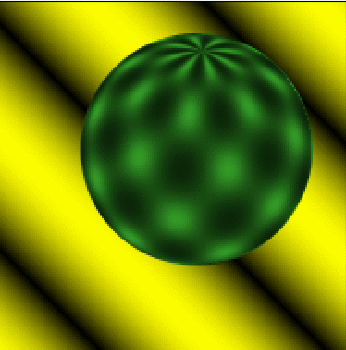
#> input picture data/frame_00_delay-1s.gif, 346 x 350 px; the run also reads 1 picture not shown here
$ python new_example.py
#> lines starting #> are read from the running program, lines starting #| are printed output that depends on the picture
import scipy
import scipy.ndimage
from scipy.signal import convolve2d
import numpy as np
import imageio
import matplotlib.pyplot as plt
import matplotlib.colors as colors
import sys


def rgb2gs(img):
    return np.dot(img[..., :3], [0.2125, 0.7154, 0.0721])


if __name__ == "__main__":
    Gx = np.reshape(np.asarray([[-1, 1], [-1, 1]]), (2, 2))  # for image 1 and image 2 in x direction
    Gy = np.reshape(np.asarray([[-1, -1], [1, 1]]), (2, 2))  # for image 1 and image 2 in y direction
    Gt1 = np.reshape(np.asarray([[-1, -1], [-1, -1]]), (2, 2))  # for 1st image
    Gt2 = np.reshape(np.asarray([[1, 1], [1, 1]]), (2, 2))  # for 2nd image
    img0_orig = rgb2gs(imageio.imread('./../data/frame_00_delay-1s.gif'))
#> in rgb2gs, `return np.dot(img[..., :3], [0.2125, 0.7154, 0.0721])`:
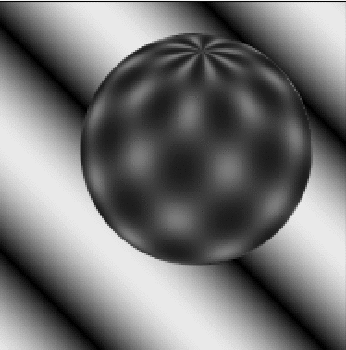
#> returned value: shape (350, 346) float64; min 1.86, max 241, mean 117.3
    img1_orig = rgb2gs(imageio.imread('./../data/frame_01_delay-1s.gif'))
    It = convolve2d(img0_orig, Gt1) + convolve2d(img1_orig, Gt2)
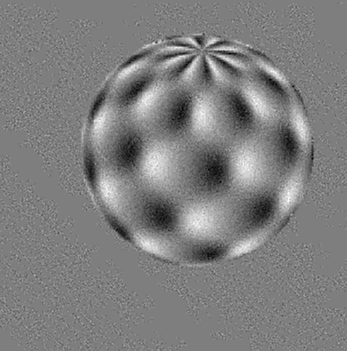
#> It: shape (351, 347) float64; min -77.63, max 78.35, mean 0.1; drawn with min black and max white

    plt.imshow(It)
    plt.show()

    plt.imshow(img1_orig - img0_orig)
    plt.show()
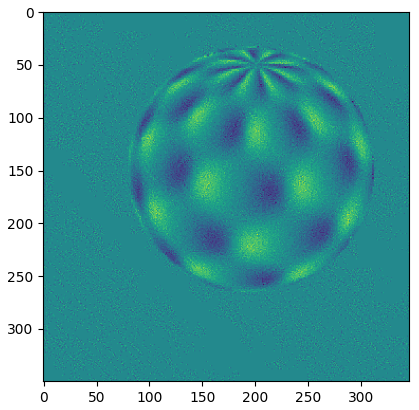
#> figure drawn by matplotlib, 1 panel
